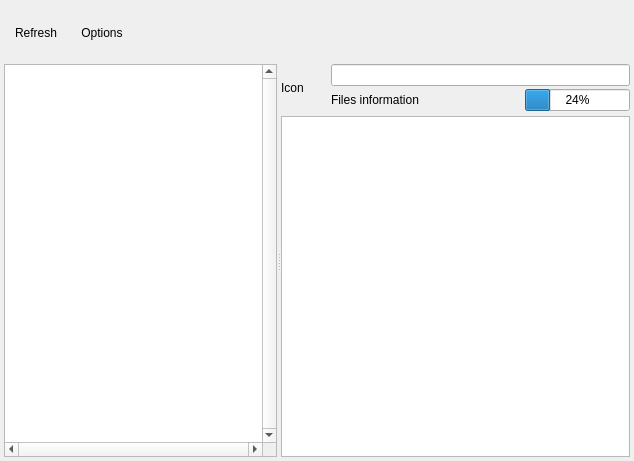
<?xml version="1.0" encoding="UTF-8"?>
<ui version="4.0">
 <class>MainWindow</class>
 <widget class="QMainWindow" name="MainWindow">
  <property name="geometry">
   <rect>
    <x>0</x>
    <y>0</y>
    <width>634</width>
    <height>461</height>
   </rect>
  </property>
  <property name="windowTitle">
   <string>MainWindow</string>
  </property>
  <widget class="QWidget" name="centralWidget">
   <layout class="QVBoxLayout" name="verticalLayout">
    <property name="spacing">
     <number>2</number>
    </property>
    <property name="margin">
     <number>4</number>
    </property>
    <item>
     <widget class="QWidget" name="widget" native="true">
      <property name="sizePolicy">
       <sizepolicy hsizetype="Preferred" vsizetype="Fixed">
        <horstretch>0</horstretch>
        <verstretch>0</verstretch>
       </sizepolicy>
      </property>
      <property name="minimumSize">
       <size>
        <width>0</width>
        <height>58</height>
       </size>
      </property>
      <property name="styleSheet">
       <string notr="true">QToolButton {
	background-color: transparent;
	border: none; 
}
QToolButton:hover{ 
    border: 2px solid #8f8f91;
     border-radius: 6px;
     background-color: qlineargradient(x1: 0, y1: 0, x2: 0, y2: 1,
                                       stop: 0 #f6f7fa, stop: 1 #dadbde);
}
QToolButton:pressed {
    border: 2px solid #8f8f91;
     border-radius: 6px;
     background-color: qlineargradient(x1: 0, y1: 0, x2: 0, y2: 1,
                                       stop: 0 #f6f7fa, stop: 1 #dadbde);
 }
</string>
      </property>
      <layout class="QHBoxLayout" name="horizontalLayout">
       <property name="spacing">
        <number>2</number>
       </property>
       <property name="margin">
        <number>0</number>
       </property>
       <item>
        <widget class="QToolButton" name="RefreshBt">
         <property name="minimumSize">
          <size>
           <width>64</width>
           <height>58</height>
          </size>
         </property>
         <property name="text">
          <string>Refresh</string>
         </property>
         <property name="icon">
          <iconset>
           <normaloff>img/Refresh.png</normaloff>img/Refresh.png</iconset>
         </property>
         <property name="iconSize">
          <size>
           <width>24</width>
           <height>24</height>
          </size>
         </property>
         <property name="toolButtonStyle">
          <enum>Qt::ToolButtonTextUnderIcon</enum>
         </property>
        </widget>
       </item>
       <item>
        <widget class="QToolButton" name="ConfigBt">
         <property name="minimumSize">
          <size>
           <width>64</width>
           <height>58</height>
          </size>
         </property>
         <property name="text">
          <string>Options</string>
         </property>
         <property name="icon">
          <iconset>
           <normaloff>img/config.png</normaloff>img/config.png</iconset>
         </property>
         <property name="iconSize">
          <size>
           <width>24</width>
           <height>24</height>
          </size>
         </property>
         <property name="toolButtonStyle">
          <enum>Qt::ToolButtonTextUnderIcon</enum>
         </property>
        </widget>
       </item>
       <item>
        <widget class="QLabel" name="Spacer">
         <property name="sizePolicy">
          <sizepolicy hsizetype="Expanding" vsizetype="Fixed">
           <horstretch>0</horstretch>
           <verstretch>0</verstretch>
          </sizepolicy>
         </property>
         <property name="minimumSize">
          <size>
           <width>0</width>
           <height>58</height>
          </size>
         </property>
         <property name="text">
          <string notr="true"/>
         </property>
        </widget>
       </item>
      </layout>
     </widget>
    </item>
    <item>
     <widget class="QSplitter" name="Splitter">
      <property name="orientation">
       <enum>Qt::Horizontal</enum>
      </property>
      <widget class="QCustomFolderTree" name="FolderTree">
       <property name="verticalScrollBarPolicy">
        <enum>Qt::ScrollBarAlwaysOn</enum>
       </property>
       <property name="horizontalScrollBarPolicy">
        <enum>Qt::ScrollBarAlwaysOn</enum>
       </property>
       <property name="editTriggers">
        <set>QAbstractItemView::NoEditTriggers</set>
       </property>
       <property name="showDropIndicator" stdset="0">
        <bool>false</bool>
       </property>
       <property name="selectionBehavior">
        <enum>QAbstractItemView::SelectItems</enum>
       </property>
       <property name="textElideMode">
        <enum>Qt::ElideNone</enum>
       </property>
       <property name="horizontalScrollMode">
        <enum>QAbstractItemView::ScrollPerPixel</enum>
       </property>
       <property name="indentation">
        <number>15</number>
       </property>
       <property name="uniformRowHeights">
        <bool>true</bool>
       </property>
       <property name="itemsExpandable">
        <bool>true</bool>
       </property>
       <property name="animated">
        <bool>false</bool>
       </property>
       <property name="expandsOnDoubleClick">
        <bool>true</bool>
       </property>
       <attribute name="headerVisible">
        <bool>false</bool>
       </attribute>
       <column>
        <property name="text">
         <string notr="true">1</string>
        </property>
       </column>
      </widget>
      <widget class="QWidget" name="FolderWdgt" native="true">
       <layout class="QVBoxLayout" name="verticalLayout_2">
        <property name="spacing">
         <number>2</number>
        </property>
        <property name="margin">
         <number>0</number>
        </property>
        <item>
         <widget class="QWidget" name="FolderInfomationWdgt" native="true">
          <property name="sizePolicy">
           <sizepolicy hsizetype="Preferred" vsizetype="Fixed">
            <horstretch>0</horstretch>
            <verstretch>0</verstretch>
           </sizepolicy>
          </property>
          <property name="minimumSize">
           <size>
            <width>0</width>
            <height>50</height>
           </size>
          </property>
          <property name="maximumSize">
           <size>
            <width>16777215</width>
            <height>50</height>
           </size>
          </property>
          <layout class="QGridLayout" name="gridLayout_2">
           <property name="margin">
            <number>0</number>
           </property>
           <property name="spacing">
            <number>2</number>
           </property>
           <item row="0" column="0" rowspan="2">
            <widget class="QLabel" name="FolderIcon">
             <property name="sizePolicy">
              <sizepolicy hsizetype="Fixed" vsizetype="Fixed">
               <horstretch>0</horstretch>
               <verstretch>0</verstretch>
              </sizepolicy>
             </property>
             <property name="minimumSize">
              <size>
               <width>48</width>
               <height>48</height>
              </size>
             </property>
             <property name="maximumSize">
              <size>
               <width>48</width>
               <height>48</height>
              </size>
             </property>
             <property name="text">
              <string>Icon</string>
             </property>
            </widget>
           </item>
           <item row="0" column="1">
            <widget class="QLineEdit" name="CurrentPathED"/>
           </item>
           <item row="1" column="1">
            <widget class="QWidget" name="FolderStatusBar" native="true">
             <property name="sizePolicy">
              <sizepolicy hsizetype="Preferred" vsizetype="Fixed">
               <horstretch>0</horstretch>
               <verstretch>0</verstretch>
              </sizepolicy>
             </property>
             <property name="minimumSize">
              <size>
               <width>0</width>
               <height>24</height>
              </size>
             </property>
             <property name="maximumSize">
              <size>
               <width>16777215</width>
               <height>24</height>
              </size>
             </property>
             <layout class="QHBoxLayout" name="horizontalLayout_3">
              <property name="spacing">
               <number>0</number>
              </property>
              <property name="margin">
               <number>0</number>
              </property>
              <item>
               <widget class="QLabel" name="FolderInfoLabel">
                <property name="text">
                 <string>Files information</string>
                </property>
               </widget>
              </item>
              <item>
               <spacer name="horizontalSpacer">
                <property name="orientation">
                 <enum>Qt::Horizontal</enum>
                </property>
                <property name="sizeHint" stdset="0">
                 <size>
                  <width>98</width>
                  <height>13</height>
                 </size>
                </property>
               </spacer>
              </item>
              <item>
               <widget class="QProgressBar" name="HDDSizePgr">
                <property name="value">
                 <number>24</number>
                </property>
               </widget>
              </item>
             </layout>
            </widget>
           </item>
          </layout>
         </widget>
        </item>
        <item>
         <widget class="QCustomFolderTable" name="FolderTable"/>
        </item>
       </layout>
      </widget>
     </widget>
    </item>
   </layout>
  </widget>
 </widget>
 <layoutdefault spacing="6" margin="11"/>
 <customwidgets>
  <customwidget>
   <class>QCustomFolderTree</class>
   <extends>QTreeWidget</extends>
   <header>../VariousClass/QCustomFolderTree.h</header>
  </customwidget>
  <customwidget>
   <class>QCustomFolderTable</class>
   <extends>QTableWidget</extends>
   <header>../VariousClass/QCustomFolderTable.h</header>
  </customwidget>
 </customwidgets>
 <resources/>
 <connections/>
</ui>
